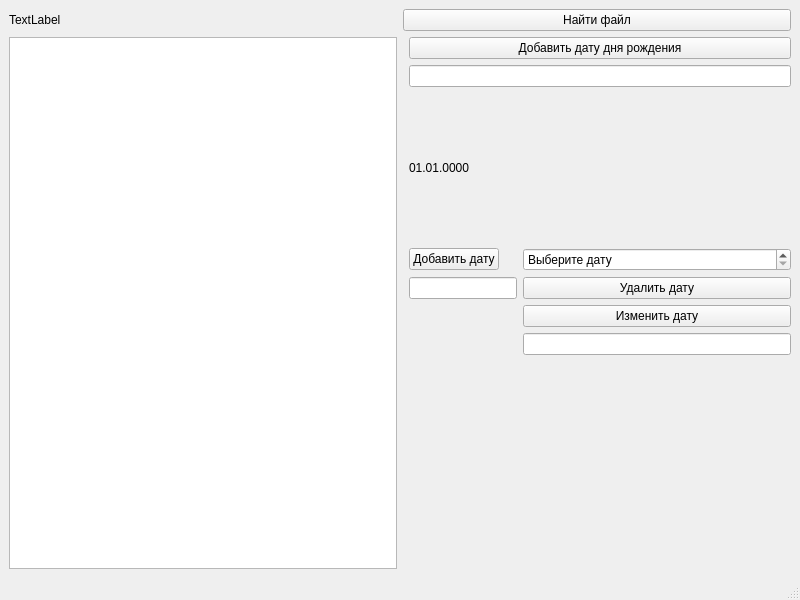
<?xml version="1.0" encoding="UTF-8"?>
<ui version="4.0">
 <class>MainWindow</class>
 <widget class="QMainWindow" name="MainWindow">
  <property name="geometry">
   <rect>
    <x>0</x>
    <y>0</y>
    <width>800</width>
    <height>600</height>
   </rect>
  </property>
  <property name="windowTitle">
   <string>MainWindow</string>
  </property>
  <property name="animated">
   <bool>false</bool>
  </property>
  <widget class="QWidget" name="centralwidget">
   <layout class="QGridLayout" name="gridLayout_3">
    <item row="3" column="1">
     <layout class="QHBoxLayout" name="horizontalLayout">
      <item>
       <layout class="QGridLayout" name="gridLayout">
        <item row="1" column="1">
         <widget class="QLineEdit" name="lineEditBD">
          <property name="maxLength">
           <number>10</number>
          </property>
         </widget>
        </item>
        <item row="5" column="0" colspan="2">
         <widget class="QLabel" name="label">
          <property name="text">
           <string/>
          </property>
          <property name="wordWrap">
           <bool>true</bool>
          </property>
         </widget>
        </item>
        <item row="0" column="1">
         <widget class="QPushButton" name="pushButton_3">
          <property name="text">
           <string>Добавить дату дня рождения</string>
          </property>
         </widget>
        </item>
        <item row="3" column="1">
         <layout class="QFormLayout" name="formLayout">
          <item row="0" column="0">
           <widget class="QPushButton" name="pushButton_2">
            <property name="text">
             <string>Добавить дату</string>
            </property>
           </widget>
          </item>
          <item row="0" column="1">
           <widget class="QSpinBox" name="spinBox">
            <property name="specialValueText">
             <string>Выберите дату</string>
            </property>
           </widget>
          </item>
          <item row="1" column="0">
           <widget class="QLineEdit" name="lineEdit">
            <property name="inputMethodHints">
             <set>Qt::ImhNone</set>
            </property>
            <property name="text">
             <string/>
            </property>
            <property name="maxLength">
             <number>10</number>
            </property>
            <property name="readOnly">
             <bool>false</bool>
            </property>
           </widget>
          </item>
          <item row="3" column="1">
           <widget class="QLineEdit" name="lineEdit_2">
            <property name="maxLength">
             <number>10</number>
            </property>
           </widget>
          </item>
          <item row="4" column="1">
           <widget class="QLabel" name="label_Next">
            <property name="text">
             <string/>
            </property>
           </widget>
          </item>
          <item row="5" column="1">
           <widget class="QLabel" name="label_DurND">
            <property name="text">
             <string/>
            </property>
           </widget>
          </item>
          <item row="6" column="1">
           <widget class="QLabel" name="label_ForBD">
            <property name="text">
             <string/>
            </property>
           </widget>
          </item>
          <item row="1" column="1">
           <widget class="QPushButton" name="pushButton_">
            <property name="text">
             <string>Удалить дату</string>
            </property>
           </widget>
          </item>
          <item row="2" column="1">
           <widget class="QPushButton" name="pushButton_4">
            <property name="text">
             <string>Изменить дату</string>
            </property>
           </widget>
          </item>
         </layout>
        </item>
        <item row="2" column="1">
         <widget class="QLabel" name="labelBD">
          <property name="text">
           <string>01.01.0000</string>
          </property>
         </widget>
        </item>
       </layout>
      </item>
     </layout>
    </item>
    <item row="0" column="1">
     <widget class="QPushButton" name="pushButton">
      <property name="cursor">
       <cursorShape>PointingHandCursor</cursorShape>
      </property>
      <property name="layoutDirection">
       <enum>Qt::LeftToRight</enum>
      </property>
      <property name="text">
       <string>Найти файл</string>
      </property>
     </widget>
    </item>
    <item row="0" column="0">
     <widget class="QLabel" name="label_Now">
      <property name="text">
       <string>TextLabel</string>
      </property>
     </widget>
    </item>
    <item row="3" column="0">
     <widget class="QTableWidget" name="tableWidget">
      <property name="enabled">
       <bool>true</bool>
      </property>
      <property name="mouseTracking">
       <bool>false</bool>
      </property>
      <property name="editTriggers">
       <set>QAbstractItemView::NoEditTriggers</set>
      </property>
     </widget>
    </item>
   </layout>
  </widget>
  <widget class="QMenuBar" name="menubar">
   <property name="geometry">
    <rect>
     <x>0</x>
     <y>0</y>
     <width>800</width>
     <height>22</height>
    </rect>
   </property>
  </widget>
  <widget class="QStatusBar" name="statusbar"/>
 </widget>
 <resources/>
 <connections/>
</ui>
